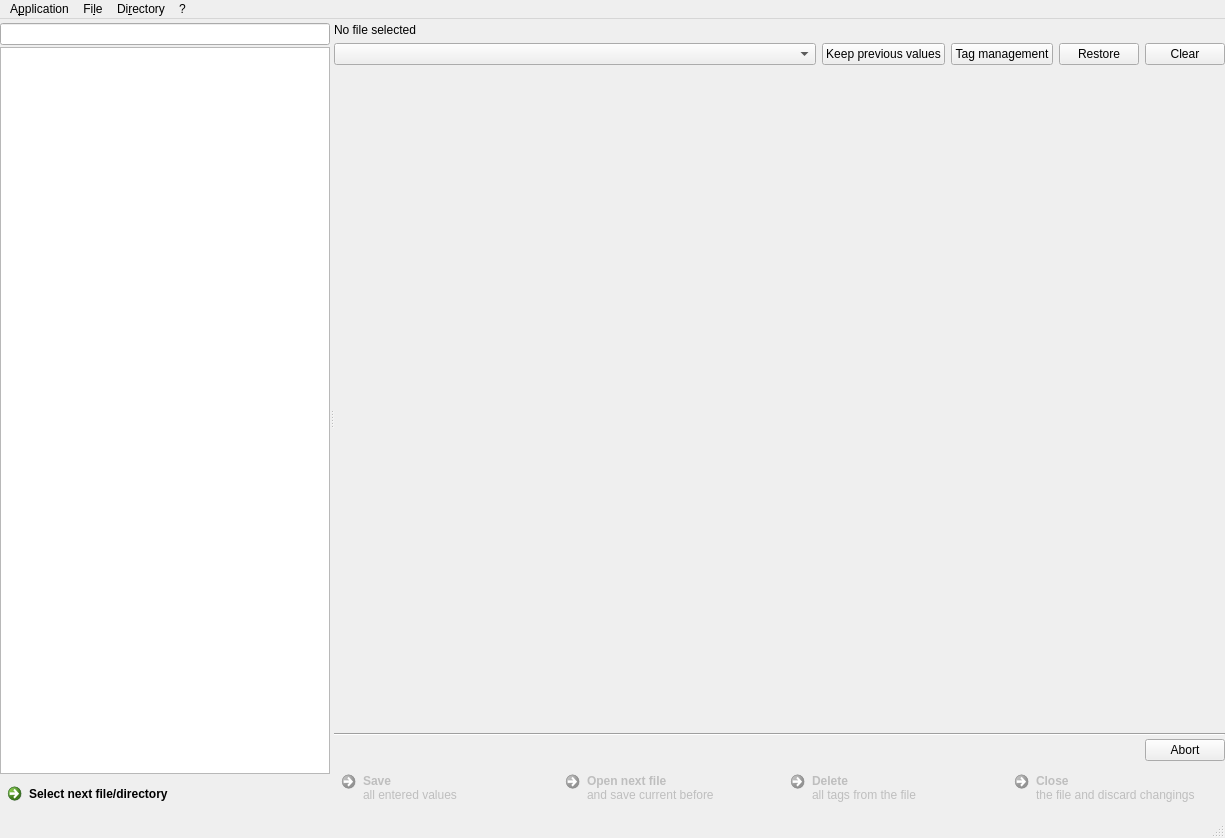
<?xml version="1.0" encoding="UTF-8"?>
<ui version="4.0">
 <class>QtGui::MainWindow</class>
 <widget class="QMainWindow" name="QtGui::MainWindow">
  <property name="geometry">
   <rect>
    <x>0</x>
    <y>0</y>
    <width>1225</width>
    <height>838</height>
   </rect>
  </property>
  <property name="windowTitle">
   <string>Tag editor</string>
  </property>
  <property name="windowIcon">
   <iconset resource="../resources/icons.qrc">
    <normaloff>:/tageditor/icons/hicolor/16x16/apps/tageditor.png</normaloff>:/tageditor/icons/hicolor/16x16/apps/tageditor.png</iconset>
  </property>
  <widget class="QWidget" name="centralWidget">
   <layout class="QVBoxLayout" name="verticalLayout_3">
    <property name="spacing">
     <number>0</number>
    </property>
    <property name="leftMargin">
     <number>0</number>
    </property>
    <property name="topMargin">
     <number>0</number>
    </property>
    <property name="rightMargin">
     <number>0</number>
    </property>
    <property name="bottomMargin">
     <number>0</number>
    </property>
    <item>
     <widget class="QSplitter" name="splitter">
      <property name="orientation">
       <enum>Qt::Horizontal</enum>
      </property>
      <widget class="QWidget" name="leftWidget" native="true">
       <layout class="QVBoxLayout" name="verticalLayout_2">
        <property name="spacing">
         <number>2</number>
        </property>
        <property name="topMargin">
         <number>4</number>
        </property>
        <property name="bottomMargin">
         <number>4</number>
        </property>
        <item>
         <widget class="PathLineEdit" name="pathLineEdit"/>
        </item>
        <item>
         <widget class="QTreeView" name="filesTreeView">
          <property name="sortingEnabled">
           <bool>true</bool>
          </property>
          <property name="animated">
           <bool>true</bool>
          </property>
          <attribute name="headerShowSortIndicator" stdset="0">
           <bool>true</bool>
          </attribute>
          <attribute name="headerStretchLastSection">
           <bool>false</bool>
          </attribute>
         </widget>
        </item>
        <item>
         <widget class="QCommandLinkButton" name="selectNextCommandLinkButton">
          <property name="text">
           <string>Select next file/directory</string>
          </property>
         </widget>
        </item>
       </layout>
      </widget>
      <widget class="QWidget" name="rightWidget" native="true">
       <property name="acceptDrops">
        <bool>true</bool>
       </property>
       <layout class="QVBoxLayout" name="verticalLayout_4">
        <property name="spacing">
         <number>3</number>
        </property>
        <property name="topMargin">
         <number>4</number>
        </property>
        <property name="bottomMargin">
         <number>4</number>
        </property>
        <item>
         <widget class="QLabel" name="fileNameLabel">
          <property name="acceptDrops">
           <bool>true</bool>
          </property>
          <property name="text">
           <string>No file selected</string>
          </property>
         </widget>
        </item>
        <item>
         <widget class="NotificationLabel" name="parsingNotificationWidget" native="true"/>
        </item>
        <item>
         <widget class="QSplitter" name="tagSplitter">
          <property name="orientation">
           <enum>Qt::Vertical</enum>
          </property>
          <widget class="QWidget" name="layoutWidget">
           <layout class="QVBoxLayout" name="tagEditVerticalLayout">
            <item>
             <layout class="QHBoxLayout" name="tagSelectionHorizontalLayout">
              <item>
               <widget class="QComboBox" name="tagSelectionComboBox">
                <property name="sizePolicy">
                 <sizepolicy hsizetype="Expanding" vsizetype="Fixed">
                  <horstretch>0</horstretch>
                  <verstretch>0</verstretch>
                 </sizepolicy>
                </property>
               </widget>
              </item>
              <item>
               <widget class="QPushButton" name="keepPreviousValuesPushButton">
                <property name="toolTip">
                 <string>Let you choose whether the values of the
previously opened file should be cleared when
opening the next file.
Keeping these values might be useful when
tagging multiple files of the same album.</string>
                </property>
                <property name="text">
                 <string>Keep previous values</string>
                </property>
               </widget>
              </item>
              <item>
               <widget class="QPushButton" name="tagOptionsPushButton">
                <property name="sizePolicy">
                 <sizepolicy hsizetype="Fixed" vsizetype="Fixed">
                  <horstretch>0</horstretch>
                  <verstretch>0</verstretch>
                 </sizepolicy>
                </property>
                <property name="toolTip">
                 <string>Let you enable or disable the automatic
creation or removal of tags (according to
the settings) when loading a file.

You can also create or remove tags manually.</string>
                </property>
                <property name="text">
                 <string>Tag management</string>
                </property>
               </widget>
              </item>
              <item>
               <widget class="QPushButton" name="restoreEntriesPushButton">
                <property name="toolTip">
                 <string>Restores the original values read from
the file reverting all unsaved changings.</string>
                </property>
                <property name="text">
                 <string>Restore</string>
                </property>
                <property name="icon">
                 <iconset theme="document-revert">
                  <normaloff/>
                 </iconset>
                </property>
                <property name="iconSize">
                 <size>
                  <width>16</width>
                  <height>16</height>
                 </size>
                </property>
               </widget>
              </item>
              <item>
               <widget class="QPushButton" name="clearEntriesPushButton">
                <property name="toolTip">
                 <string>Clears all values.</string>
                </property>
                <property name="text">
                 <string>Clear</string>
                </property>
                <property name="icon">
                 <iconset theme="edit-clear">
                  <normaloff/>
                 </iconset>
                </property>
                <property name="iconSize">
                 <size>
                  <width>16</width>
                  <height>16</height>
                 </size>
                </property>
               </widget>
              </item>
             </layout>
            </item>
            <item>
             <widget class="QStackedWidget" name="stackedWidget"/>
            </item>
           </layout>
          </widget>
         </widget>
        </item>
        <item>
         <widget class="Line" name="line">
          <property name="orientation">
           <enum>Qt::Horizontal</enum>
          </property>
         </widget>
        </item>
        <item>
         <layout class="QHBoxLayout" name="horizontalLayout">
          <item>
           <widget class="NotificationLabel" name="makingNotificationWidget" native="true"/>
          </item>
          <item>
           <widget class="QPushButton" name="abortButton">
            <property name="sizePolicy">
             <sizepolicy hsizetype="Fixed" vsizetype="Fixed">
              <horstretch>0</horstretch>
              <verstretch>0</verstretch>
             </sizepolicy>
            </property>
            <property name="toolTip">
             <string>Aborts the saving process. The tageditor will try to restore the original file from the backup.</string>
            </property>
            <property name="text">
             <string>Abort</string>
            </property>
            <property name="icon">
             <iconset theme="process-stop">
              <normaloff/>
             </iconset>
            </property>
           </widget>
          </item>
         </layout>
        </item>
        <item>
         <widget class="QWidget" name="buttonsWidget" native="true">
          <property name="enabled">
           <bool>false</bool>
          </property>
          <layout class="QGridLayout" name="gridLayout_2">
           <property name="leftMargin">
            <number>0</number>
           </property>
           <property name="topMargin">
            <number>0</number>
           </property>
           <property name="rightMargin">
            <number>0</number>
           </property>
           <property name="bottomMargin">
            <number>0</number>
           </property>
           <item row="1" column="0">
            <widget class="QCommandLinkButton" name="saveButton">
             <property name="text">
              <string>Save</string>
             </property>
             <property name="description">
              <string>all entered values</string>
             </property>
            </widget>
           </item>
           <item row="1" column="2">
            <widget class="QCommandLinkButton" name="deleteTagsButton">
             <property name="text">
              <string>Delete</string>
             </property>
             <property name="description">
              <string>all tags from the file</string>
             </property>
            </widget>
           </item>
           <item row="1" column="1">
            <widget class="QCommandLinkButton" name="nextButton">
             <property name="text">
              <string>Open next file</string>
             </property>
             <property name="description">
              <string>and save current before</string>
             </property>
            </widget>
           </item>
           <item row="1" column="3">
            <widget class="QCommandLinkButton" name="closeButton">
             <property name="text">
              <string>Close</string>
             </property>
             <property name="description">
              <string>the file and discard changings</string>
             </property>
            </widget>
           </item>
          </layout>
         </widget>
        </item>
       </layout>
      </widget>
     </widget>
    </item>
   </layout>
  </widget>
  <widget class="QStatusBar" name="statusBar"/>
  <widget class="QMenuBar" name="menuBar">
   <property name="geometry">
    <rect>
     <x>0</x>
     <y>0</y>
     <width>1225</width>
     <height>27</height>
    </rect>
   </property>
   <widget class="QMenu" name="menuFile">
    <property name="title">
     <string>Fi&amp;le</string>
    </property>
    <addaction name="actionOpen"/>
    <addaction name="actionSave_file_information"/>
    <addaction name="separator"/>
    <addaction name="actionReload"/>
    <addaction name="actionSave"/>
    <addaction name="actionDelete_all_tags"/>
    <addaction name="separator"/>
    <addaction name="actionClose"/>
   </widget>
   <widget class="QMenu" name="menuDirectory">
    <property name="title">
     <string>Di&amp;rectory</string>
    </property>
    <addaction name="actionSelect_next_file"/>
    <addaction name="actionSelect_next_file_and_save_current"/>
    <addaction name="actionRename_files"/>
   </widget>
   <widget class="QMenu" name="menu">
    <property name="title">
     <string>?</string>
    </property>
    <addaction name="actionAbout"/>
   </widget>
   <widget class="QMenu" name="menuApplication">
    <property name="title">
     <string>A&amp;pplication</string>
    </property>
    <addaction name="actionSettings"/>
    <addaction name="separator"/>
    <addaction name="actionQuit"/>
    <addaction name="separator"/>
   </widget>
   <addaction name="menuApplication"/>
   <addaction name="menuFile"/>
   <addaction name="menuDirectory"/>
   <addaction name="menu"/>
  </widget>
  <action name="actionSave">
   <property name="enabled">
    <bool>false</bool>
   </property>
   <property name="icon">
    <iconset theme="document-save">
     <normaloff/>
    </iconset>
   </property>
   <property name="text">
    <string>Save &amp;entered tags</string>
   </property>
   <property name="shortcut">
    <string>Ctrl+S</string>
   </property>
  </action>
  <action name="actionDelete_all_tags">
   <property name="enabled">
    <bool>false</bool>
   </property>
   <property name="icon">
    <iconset theme="edit-delete">
     <normaloff/>
    </iconset>
   </property>
   <property name="text">
    <string>&amp;Delete all tags</string>
   </property>
  </action>
  <action name="actionClose">
   <property name="enabled">
    <bool>false</bool>
   </property>
   <property name="icon">
    <iconset theme="document-revert">
     <normaloff/>
    </iconset>
   </property>
   <property name="text">
    <string>&amp;Close</string>
   </property>
   <property name="shortcut">
    <string>Ctrl+Q</string>
   </property>
  </action>
  <action name="actionSelect_next_file">
   <property name="icon">
    <iconset theme="go-next">
     <normaloff/>
    </iconset>
   </property>
   <property name="text">
    <string>&amp;Select next file</string>
   </property>
   <property name="shortcut">
    <string>F6</string>
   </property>
  </action>
  <action name="actionRename_files">
   <property name="text">
    <string>&amp;Rename files using tags</string>
   </property>
   <property name="shortcut">
    <string>F2</string>
   </property>
  </action>
  <action name="actionOpen">
   <property name="icon">
    <iconset theme="document-open">
     <normaloff/>
    </iconset>
   </property>
   <property name="text">
    <string>&amp;Open</string>
   </property>
   <property name="shortcut">
    <string>Ctrl+O</string>
   </property>
  </action>
  <action name="actionSave_file_information">
   <property name="enabled">
    <bool>false</bool>
   </property>
   <property name="icon">
    <iconset theme="edit-copy">
     <normaloff/>
    </iconset>
   </property>
   <property name="text">
    <string>&amp;Save file information as HTML document</string>
   </property>
  </action>
  <action name="actionSelect_next_file_and_save_current">
   <property name="icon">
    <iconset theme="go-next">
     <normaloff/>
    </iconset>
   </property>
   <property name="text">
    <string>Select &amp;next file and save current</string>
   </property>
   <property name="shortcut">
    <string>F5</string>
   </property>
  </action>
  <action name="actionAbout">
   <property name="icon">
    <iconset theme="help-about">
     <normaloff/>
    </iconset>
   </property>
   <property name="text">
    <string>&amp;About</string>
   </property>
  </action>
  <action name="actionQuit">
   <property name="icon">
    <iconset theme="application-exit">
     <normaloff/>
    </iconset>
   </property>
   <property name="text">
    <string>&amp;Quit</string>
   </property>
  </action>
  <action name="actionSettings">
   <property name="icon">
    <iconset theme="preferences-other">
     <normaloff/>
    </iconset>
   </property>
   <property name="text">
    <string>&amp;Settings</string>
   </property>
   <property name="shortcut">
    <string>F8</string>
   </property>
  </action>
  <action name="actionKeep_previous_values_never">
   <property name="checkable">
    <bool>true</bool>
   </property>
   <property name="text">
    <string>No, disable this feature</string>
   </property>
  </action>
  <action name="actionKeep_previous_values_within_same_dir">
   <property name="checkable">
    <bool>true</bool>
   </property>
   <property name="text">
    <string>Yes, but only if both files are in the same directory</string>
   </property>
  </action>
  <action name="actionKeep_previous_values_always">
   <property name="checkable">
    <bool>true</bool>
   </property>
   <property name="text">
    <string>Yes, regardless where the files are stored</string>
   </property>
  </action>
  <action name="actionManage_tags_automatically_when_loading_file">
   <property name="checkable">
    <bool>true</bool>
   </property>
   <property name="text">
    <string>Manage tags automatically when loading file</string>
   </property>
  </action>
  <action name="actionReload">
   <property name="enabled">
    <bool>false</bool>
   </property>
   <property name="icon">
    <iconset theme="document-revert"/>
   </property>
   <property name="text">
    <string>Reload (reverts all changes!)</string>
   </property>
  </action>
 </widget>
 <customwidgets>
  <customwidget>
   <class>PathLineEdit</class>
   <extends>QLineEdit</extends>
   <header>gui/pathlineedit.h</header>
  </customwidget>
  <customwidget>
   <class>NotificationLabel</class>
   <extends>QWidget</extends>
   <header>gui/notificationlabel.h</header>
   <container>1</container>
  </customwidget>
 </customwidgets>
 <tabstops>
  <tabstop>filesTreeView</tabstop>
  <tabstop>saveButton</tabstop>
  <tabstop>deleteTagsButton</tabstop>
 </tabstops>
 <resources>
  <include location="../resources/icons.qrc"/>
 </resources>
 <connections/>
</ui>
